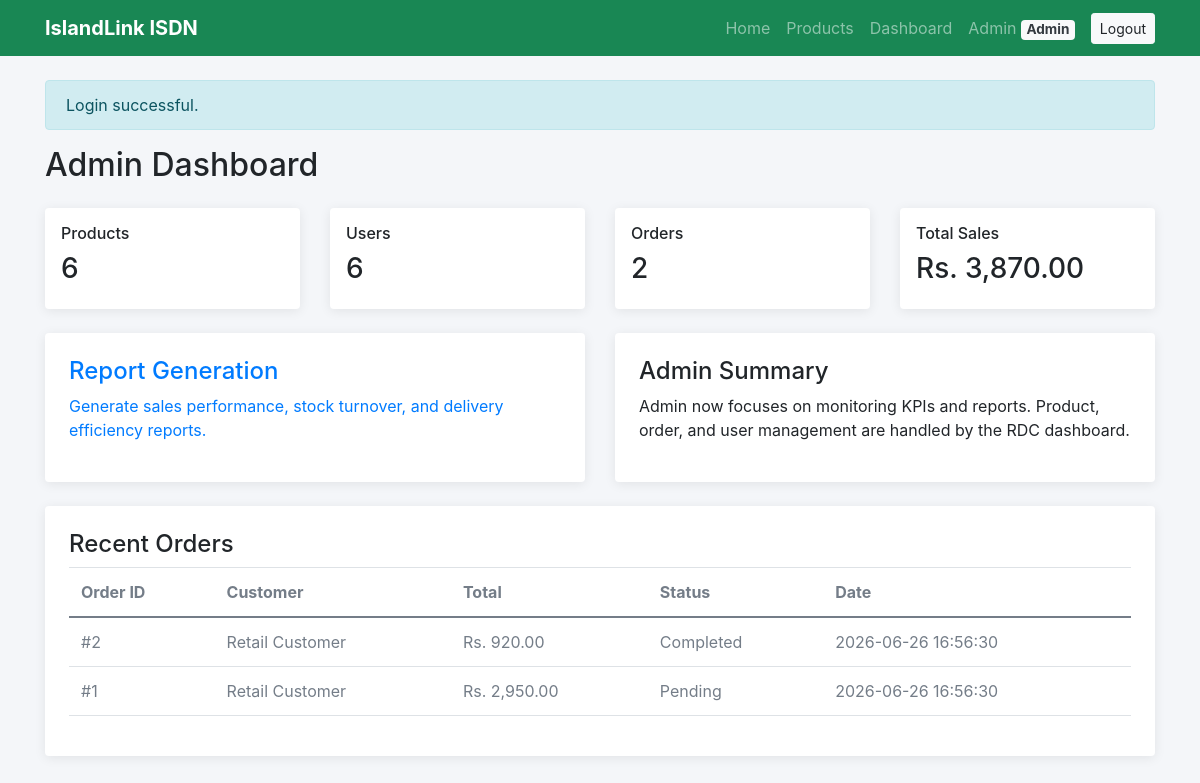
/admin.php (signed in), run on the app's committed database.
### tables this page shows
CREATE TABLE orders (
  id INT AUTO_INCREMENT PRIMARY KEY,
  user_id INT NOT NULL,
  customer_name VARCHAR(120) NOT NULL,
  address TEXT NOT NULL,
  payment_method VARCHAR(60) NOT NULL,
  total_amount DECIMAL(10,2) NOT NULL,
  status ENUM('Pending','Processing','Completed','Cancelled') DEFAULT 'Pending',
  created_at TIMESTAMP DEFAULT CURRENT_TIMESTAMP,
  CONSTRAINT fk_orders_user FOREIGN KEY (user_id) REFERENCES users(id) ON DELETE CASCADE
);

### includes/auth.php (called while the page is built, shortened)
<?php
function h($value) {
    return htmlspecialchars((string)$value, ENT_QUOTES, 'UTF-8');
}
function count_rows(mysqli $conn, string $table): int {
    $result = $conn->query("SELECT COUNT(*) AS total FROM {$table}");
    $row = $result ? $result->fetch_assoc() : ['total' => 0];
    return (int)($row['total'] ?? 0);
}
function scalar(mysqli $conn, string $sql) {
    $result = $conn->query($sql);
    $row = $result->fetch_row();
    return $row[0] ?? 0;
}
?>

### admin.php (the view, shortened to what this page needs)
<?php
require_once __DIR__ . '/includes/auth.php';
require_once __DIR__ . '/includes/layout.php';
$productCount = count_rows($conn, 'products');
$userCount = count_rows($conn, 'users');
$orderCount = count_rows($conn, 'orders');
$totalSales = scalar($conn, 'SELECT COALESCE(SUM(total_amount),0) FROM orders');
?>
<h2 class="mb-4">Admin Dashboard</h2>
<div class="row g-4 mb-4">
  <div class="col-md-3"><div class="card p-3"><h6>Products</h6><h3><?= $productCount ?></h3></div></div>
  <div class="col-md-3"><div class="card p-3"><h6>Users</h6><h3><?= $userCount ?></h3></div></div>
  <div class="col-md-3"><div class="card p-3"><h6>Orders</h6><h3><?= $orderCount ?></h3></div></div>
  <div class="col-md-3"><div class="card p-3"><h6>Total Sales</h6><h3>Rs. <?= number_format((float)$totalSales,2) ?></h3></div></div>
</div>
<div class="row g-4 dashboard-links">
  <div class="col-md-6"><a href="admin_reports.php"><div class="card p-4 h-100"><h4>Report Generation</h4><p>Generate sales performance, stock turnover, and delivery efficiency reports.</p></div></a></div>
  <div class="col-md-6"><div class="card p-4 h-100"><h4>Admin Summary</h4><p>Admin now focuses on monitoring KPIs and reports. Product, order, and user management are handled by the RDC dashboard.</p></div></div>
</div>
<div class="card p-4 mt-4"><h4>Recent Orders</h4>
<?php $recent = $conn->query('SELECT id, customer_name, total_amount, status, created_at FROM orders ORDER BY id DESC LIMIT 5'); ?>
<div class="table-responsive"><table class="table"><thead><tr><th>Order ID</th><th>Customer</th><th>Total</th><th>Status</th><th>Date</th></tr></thead><tbody>
<?php while($row=$recent->fetch_assoc()): ?><tr><td>#<?= (int)$row['id'] ?></td><td><?= h($row['customer_name']) ?></td><td>Rs. <?= number_format((float)$row['total_amount'],2) ?></td><td><?= h($row['status']) ?></td><td><?= h($row['created_at']) ?></td></tr><?php endwhile; ?>
</tbody></table></div></div>

### includes/layout.php (style rules this page uses)
body { background:#f4f6f9 }
.card { border:none;box-shadow:0 2px 12px rgba(0,0,0,.08) }
.table td,.table th { vertical-align:middle }
.dashboard-links a { text-decoration:none }

### data on the page
orders: id "2", customer_name "Retail Customer", total_amount "920.00", status "Completed", created_at "2026-06-26 16:56:30"
orders: id "1", customer_name "Retail Customer", total_amount "2,950.00", status "Pending", created_at "2026-06-26 16:56:30"

### other printed values
$user['name'] "Admin"
$user['role'] "Admin"
$_SESSION['flash'] "Login successful."
$productCount "6"
$userCount "6"
$orderCount "2"
$totalSales "3,870.00"
